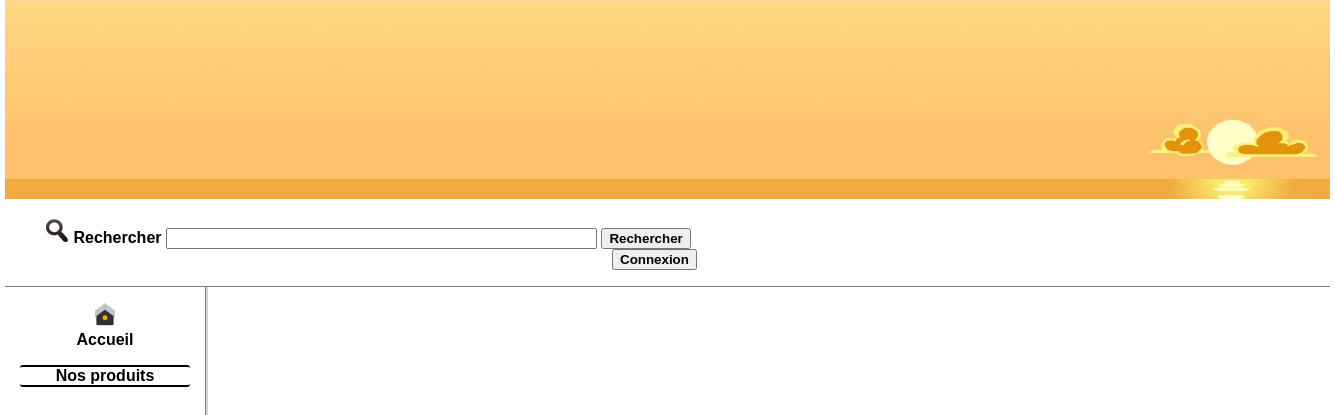
Before: /consulterFiche.php with the older database file.
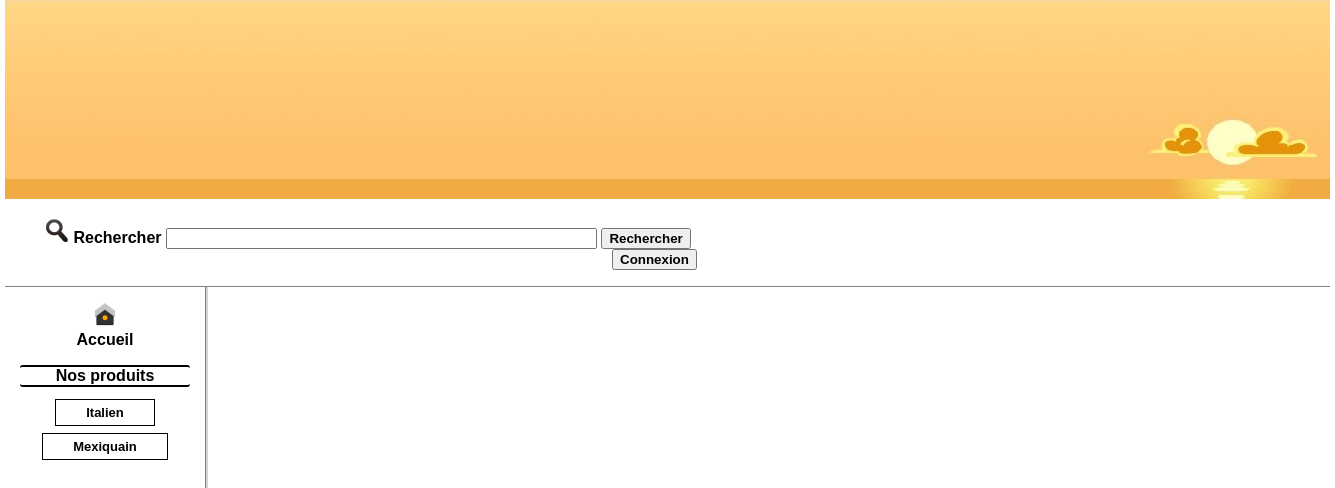
After: the same page with the newer database file.
### tables this page shows
CREATE TABLE IF NOT EXISTS `categories` (
`id_categorie` int(10) NOT NULL,
  `nom` varchar(25) NOT NULL
);

### www/classes/categorie.manager.class.php (called while the page is built, shortened)
<?php
	class CategorieManager {
		private $bdd;
		public function __construct($bdd) {
			$this->bdd = $bdd;
		}
		public function getAllCategories()
		{
			$requete = "SELECT id_categorie as id, nom " .
						"FROM categories ";
			$resultat = mysqli_query($this->bdd, $requete) or die("erreur");
			$donnees = mysqli_fetch_all($resultat);
			 return $donnees;
		}
	}
?>

### www/vue/menuGauche.php (the view)
<div id="menuGauche">
	<a href="index.php"><p><img src="../images/home.png" alt="Home" /><br />Accueil</p></a>
	<p class="titre">Nos produits</p>
	<?php
		$cm = new CategorieManager($bdd);
		$liste_categories = $cm->getAllCategories();
		foreach ($liste_categories as $value)
		{
			echo "<p><a href='index.php?cat=". $value[0] . "' class='boite'>" . $value[1] . "</a></p>";
		}
	?>
</div>

Changed rows visible on the page:
added categories: nom "Italien"
added categories: nom "Mexiquain"
